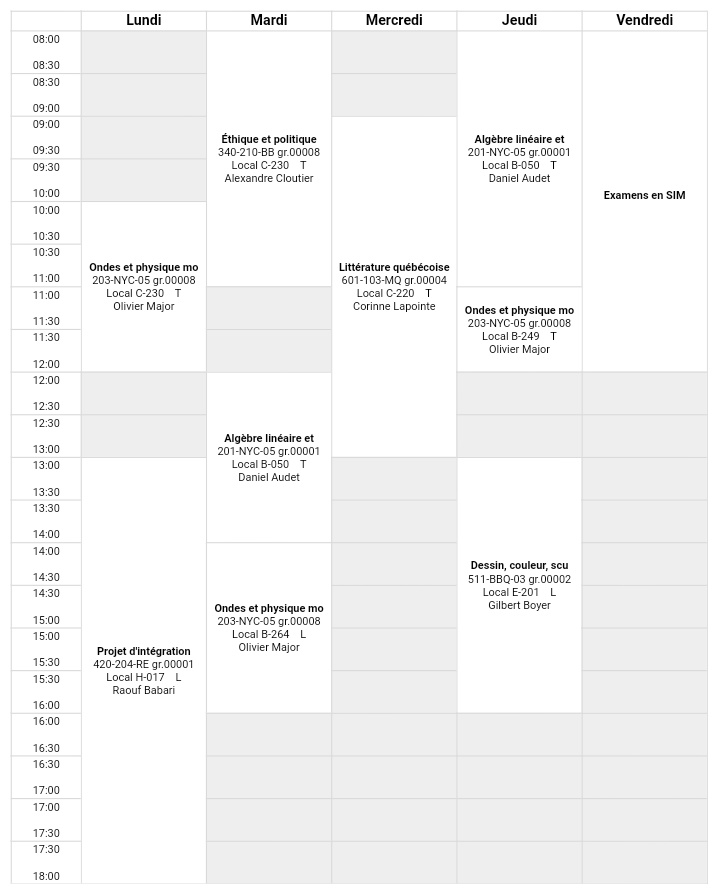
#> input picture Server_testing/crop.jpg, 718 x 894 px
$ python -i OpenCVHelpers.py   (imports and definitions only)
#> lines starting #> are read from the running program, lines starting #| are printed output that depends on the picture; after the words box and inside, x2 and y2 are one past the last pixel; in counts of white or black regions, pixels touching at a corner belong together
import numpy as np
import cv2 as cv
import operator

def findScheduleBounds(fileName):
#> called with fileName = '../../Server_testing/crop.jpg'
    im = cv.imread(fileName)
#> im is the input picture: shape (894, 718, 3); min 0, max 255, mean 244.2
    imgray = cv.cvtColor(im, cv.COLOR_BGR2GRAY)

    edges = cv.Canny(imgray,50,150,apertureSize = 3)
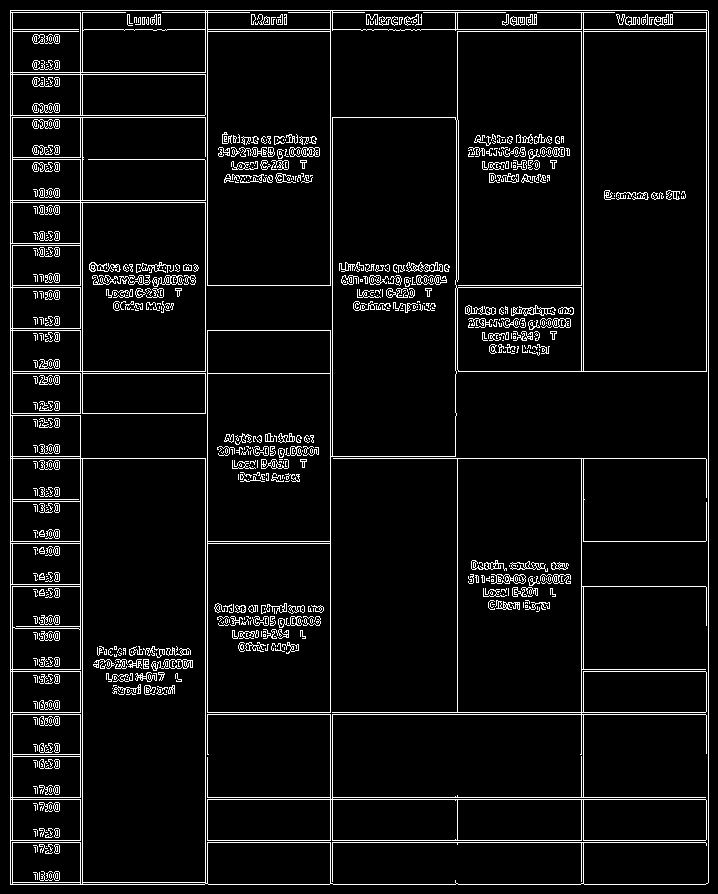
#> edges: shape (894, 718); 6.2% white in thin lines or dots
    contours, hierarchy = cv.findContours(edges, cv.RETR_TREE, cv.CHAIN_APPROX_NONE)
#> contours = 1539 contours, 1165 with area under 20; largest, box (x1, y1, x2, y2) and area: (10, 10, 709, 885) 610038, (10, 10, 709, 885) 276558, (207, 458, 707, 841) 77848, (82, 458, 206, 883) 52150, (332, 117, 457, 457) 41864

    contours = sorted(contours, key=cv.contourArea, reverse=True)
    polygon = contours[0]                                                   # FRAGILE: error check to make sure 0 is fine
#> polygon = contour of 3141 points, box (x1, y1, x2, y2) (10, 10, 709, 885), area 610038

    topLeft, _ = min(enumerate([pt[0][0] + pt[0][1] for pt in polygon]), key =operator.itemgetter(1))
#> topLeft = 0
    bottomLeft, _ = min(enumerate([pt[0][0] - pt[0][1] for pt in polygon]), key =operator.itemgetter(1))
#> bottomLeft = 874
    topRight, _ = max(enumerate([pt[0][0] - pt[0][1] for pt in polygon]), key =operator.itemgetter(1))
#> topRight = 2443

    width = polygon[topRight][0][0] - polygon[topLeft][0][0]
#> width = 698
    height = polygon[bottomLeft][0][1] - polygon[topLeft][0][1]
#> height = 874

    return polygon[topLeft][0], width, height

# [32 lines left out: functions cropImage, houghLinesP, not called in this run]


# Enable cv.imwrite line for testing if needed
def drawTestLines(image, gLines):
    for i in range(len(gLines)):
        cv.line(image,(gLines[i][0],gLines[i][1]),(gLines[i][2],gLines[i][3]),(255,0,0),1)

    #cv.imwrite('resultGraphical2.jpg',image)

# [35 lines left out: functions drawTesttPoints, drawCourses, drawPoints, not called in this run]

    #cv.imwrite('debug3.jpg',img)

>>> result = findScheduleBounds('../../Server_testing/crop.jpg')
#> result = ([10, 10], 698, 874)

$ run again, on Server_testing/sch.jpg
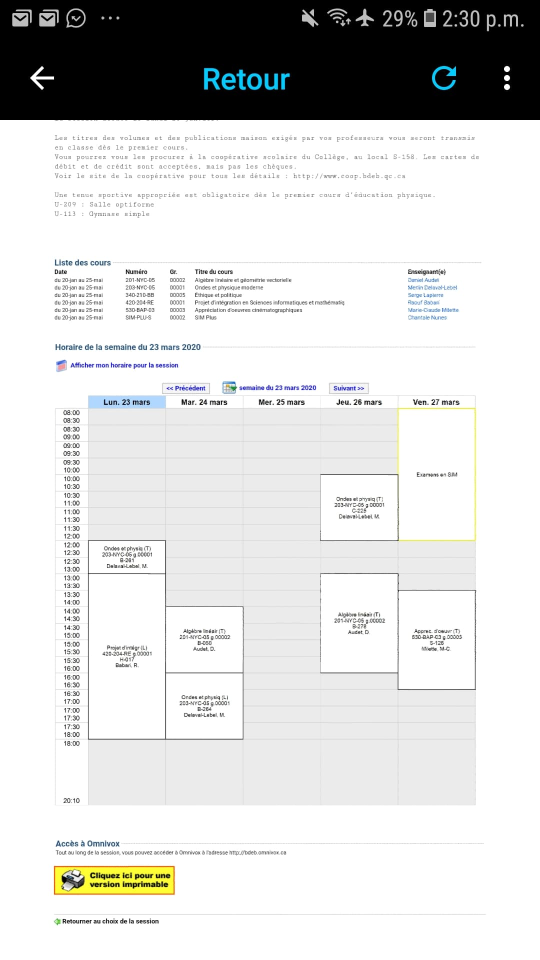
#> input picture Server_testing/sch.jpg, 1080 x 1920 px (shown at 1/2 size)
#> in findScheduleBounds, im is the input picture: shape (1920, 1080, 3); mean B, G, R 215.3, 216, 215.6
#> in findScheduleBounds, `edges = cv.Canny(imgray,50,150,apertureSize = 3)`:
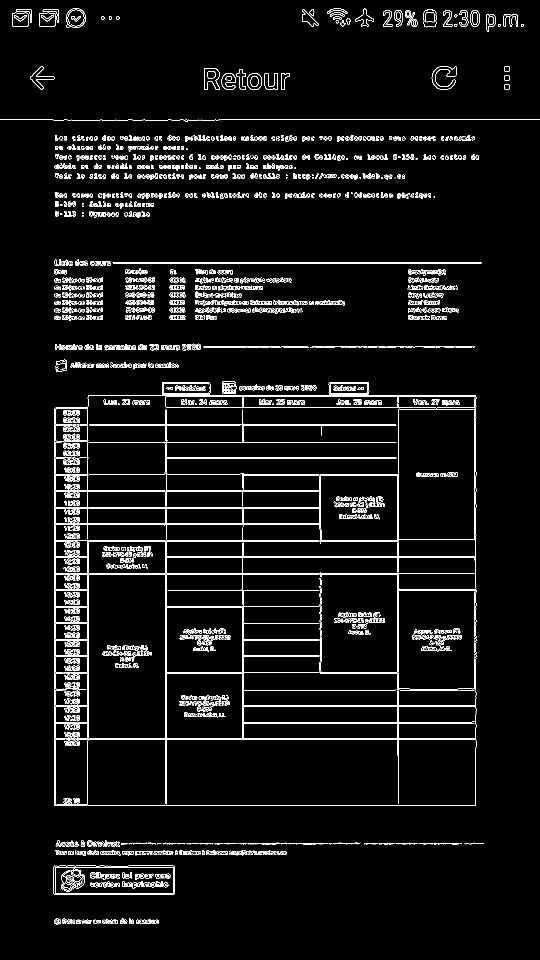
#> edges: shape (1920, 1080) (shown at 1/2 size); 4.4% white in thin lines or dots
#> contours = 4273 contours, 3185 with area under 20; largest, box (x1, y1, x2, y2) and area: (109, 790, 953, 1612) 116208, (177, 1148, 331, 1478) 50335, (332, 1346, 486, 1478) 20041, (640, 817, 950, 1088) 20004, (641, 950, 796, 1081) 19995
#> polygon = contour of 29887 points, box (x1, y1, x2, y2) (109, 790, 953, 1612), area 116208
#> topLeft = 90
#> bottomLeft = 886
#> topRight = 4744
#> width = 839
#> height = 796
#> result = ([111, 815], 839, 796)

$ run again, on Server_testing/kevinSch.png
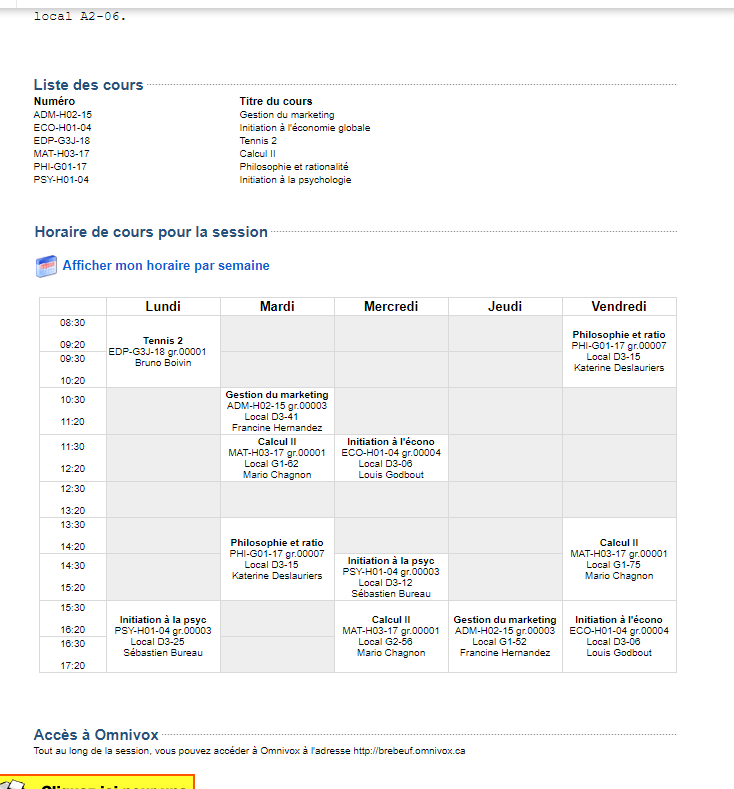
#> input picture Server_testing/kevinSch.png, 734 x 789 px
#> in findScheduleBounds, im is the input picture: shape (789, 734, 3); mean B, G, R 244.3, 244.8, 244.7
#> in findScheduleBounds, `edges = cv.Canny(imgray,50,150,apertureSize = 3)`:
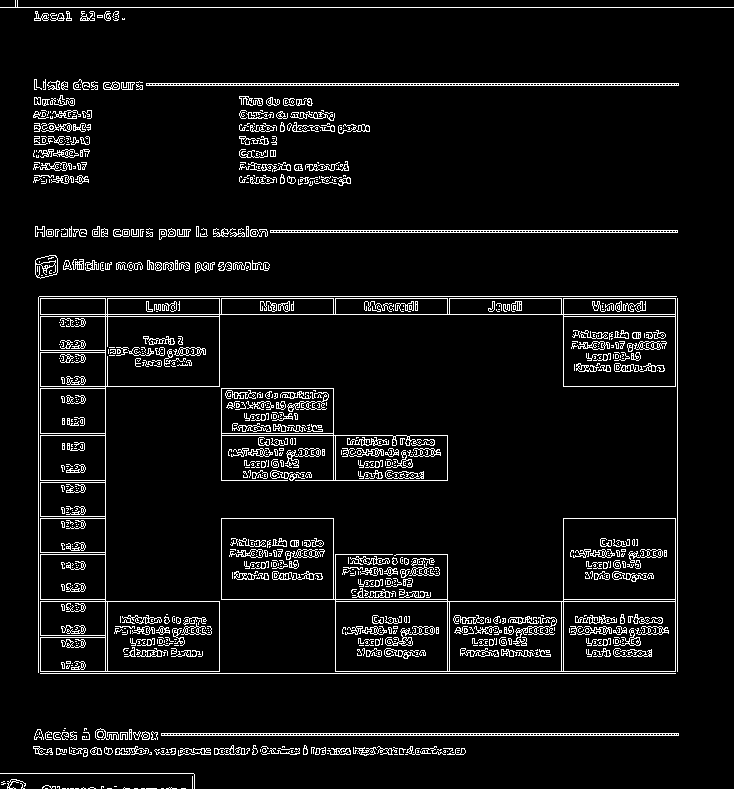
#> edges: shape (789, 734); 6.4% white in thin lines or dots
#> contours = 2538 contours, 2142 with area under 20; largest, box (x1, y1, x2, y2) and area: (40, 298, 676, 672) 56303, (221, 518, 676, 672) 42396, (221, 388, 448, 481) 10390, (563, 518, 676, 600) 9070, (221, 518, 334, 600) 9070
#> polygon = contour of 3686 points, box (x1, y1, x2, y2) (40, 298, 676, 672), area 56303
#> topLeft = 0
#> bottomLeft = 1525
#> topRight = 2901
#> width = 635
#> height = 373
#> result = ([40, 298], 635, 373)

$ run again, on Server_testing/schedule.jpeg
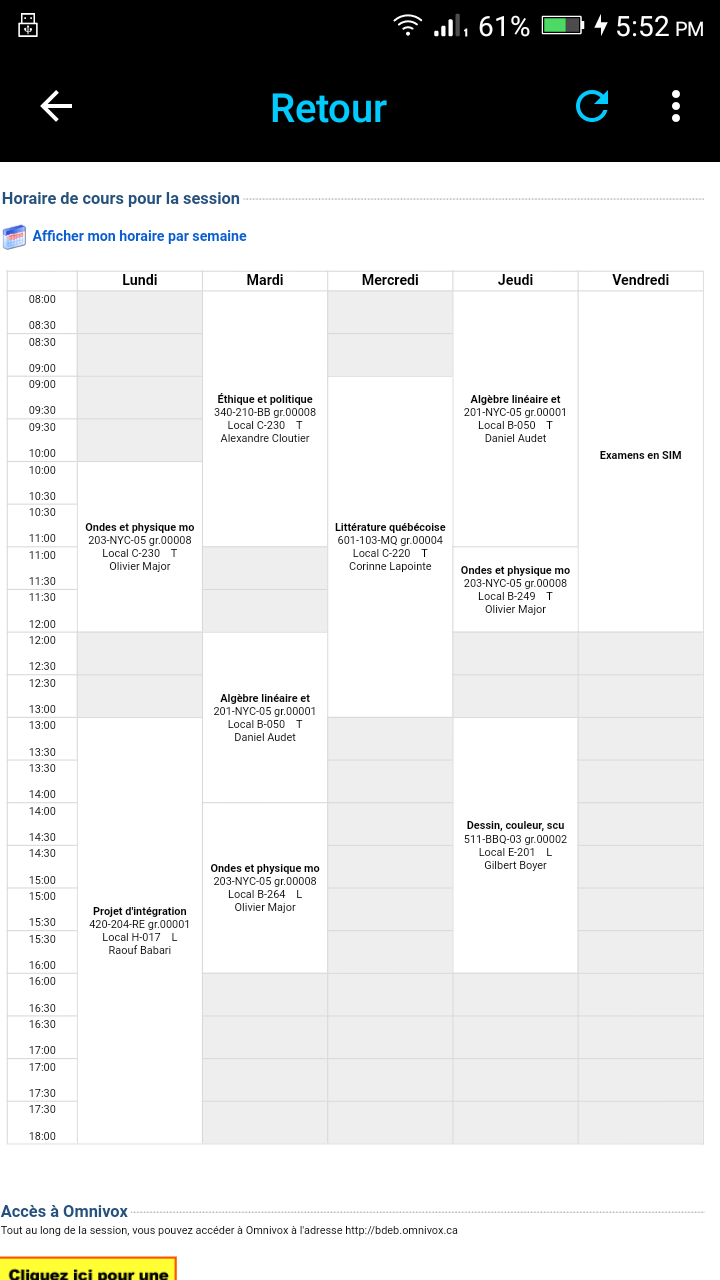
#> input picture Server_testing/schedule.jpeg, 720 x 1280 px
#> in findScheduleBounds, im is the input picture: shape (1280, 720, 3); mean B, G, R 214.8, 215.2, 214.7
#> in findScheduleBounds, `edges = cv.Canny(imgray,50,150,apertureSize = 3)`:
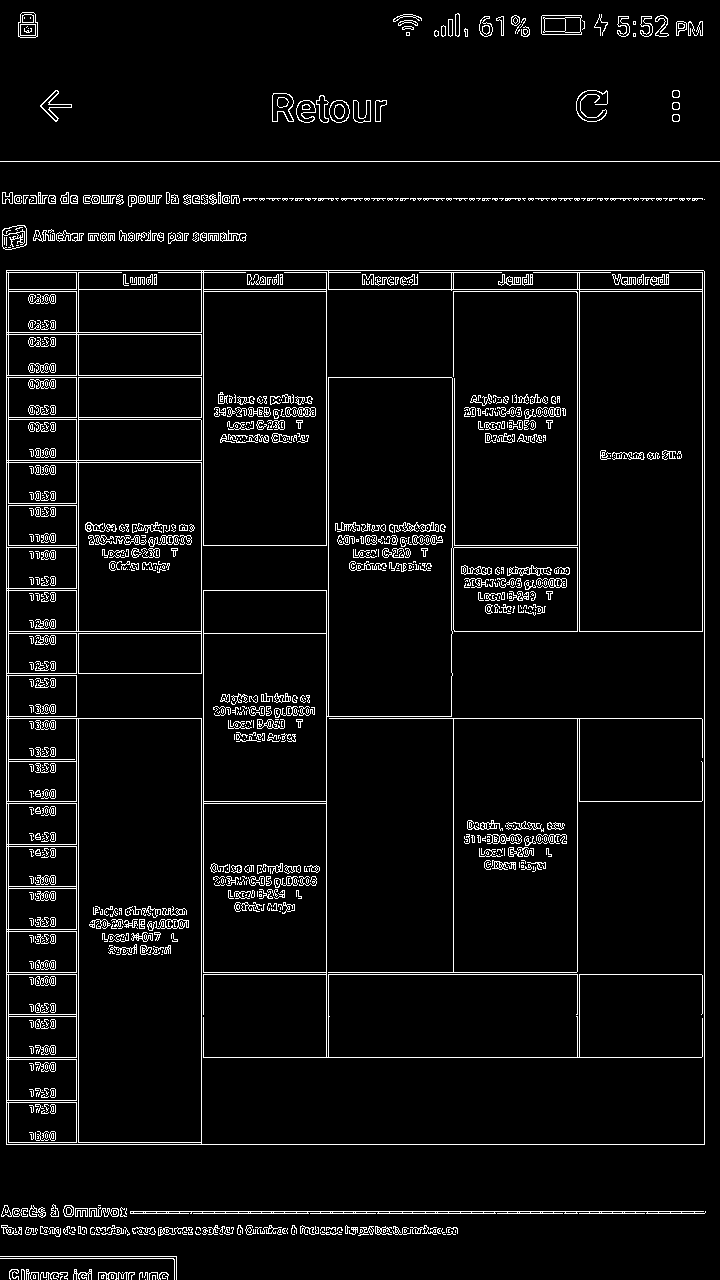
#> edges: shape (1280, 720); 5.2% white in thin lines or dots
#> contours = 2084 contours, 1531 with area under 20; largest, box (x1, y1, x2, y2) and area: (6, 270, 705, 1145) 610052, (6, 270, 705, 1145) 373858, (203, 377, 703, 1058) 99284, (78, 718, 202, 1143) 52150, (328, 377, 453, 717) 41872
#> polygon = contour of 3143 points, box (x1, y1, x2, y2) (6, 270, 705, 1145), area 610052
#> topLeft = 0
#> bottomLeft = 874
#> topRight = 2445
#> width = 698
#> height = 874
#> result = ([6, 270], 698, 874)
